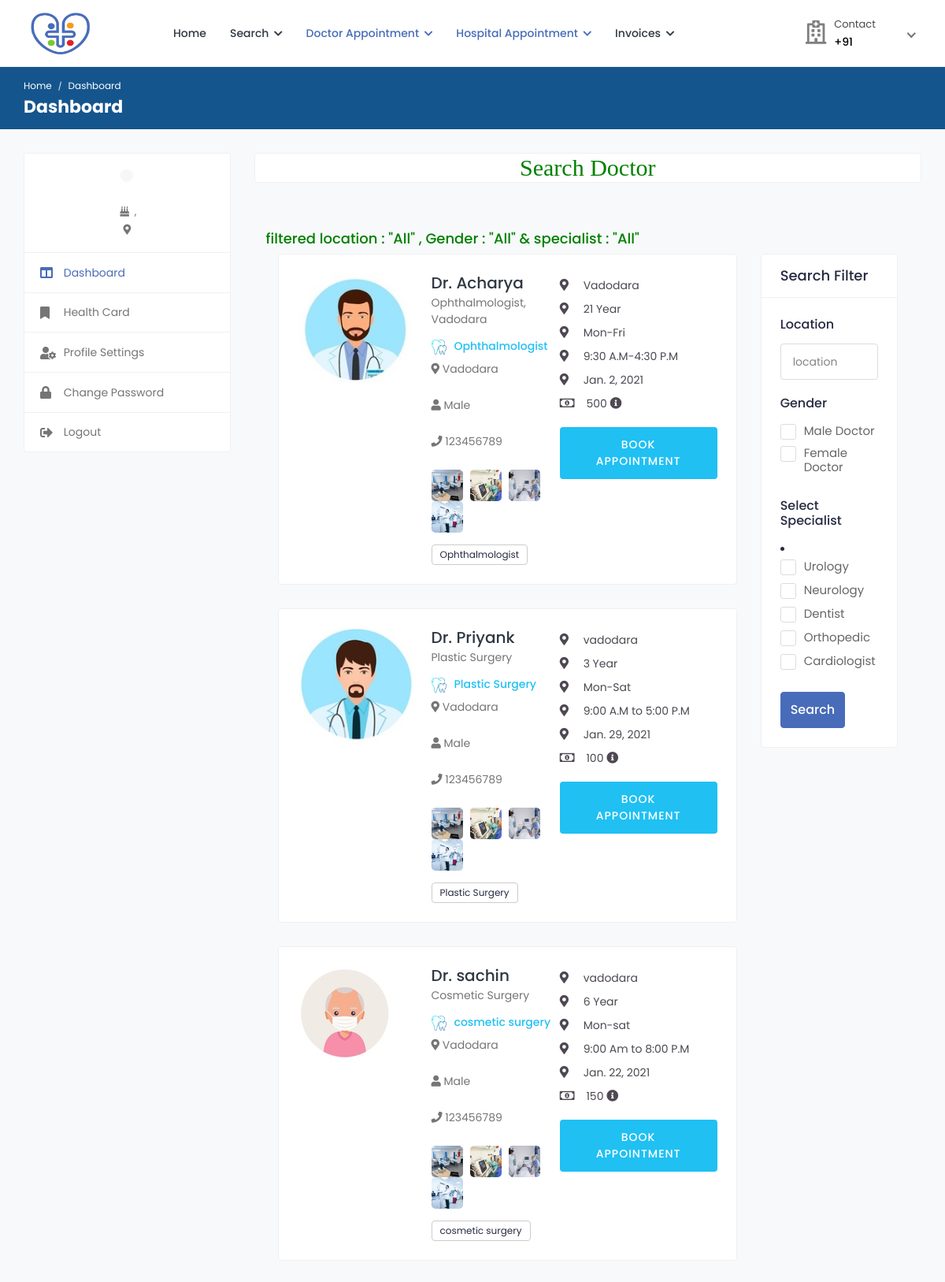
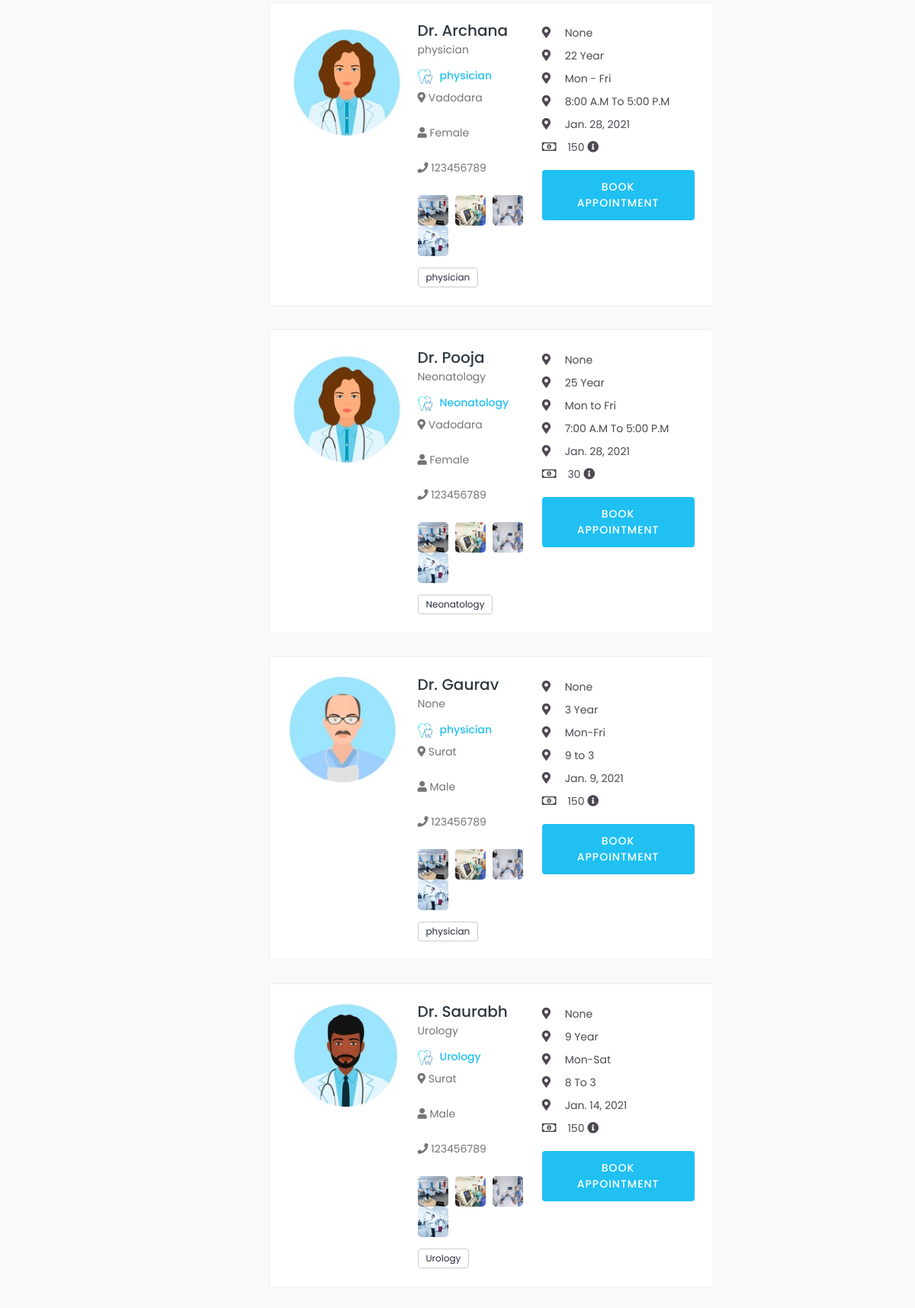
Screenshot of /search_doctor (upper part) with the database file from the repository (2 pictures, top to bottom).
### health/models.py (models this page shows, shortened)
class Doctor(models.Model):
    status = models.CharField(max_length=100,null=True)
    user = models.ForeignKey(User, on_delete=models.CASCADE, null=True)
    mobile = models.CharField(max_length=10, null=True)
    address = models.CharField(max_length=100, null=True)
    experience = models.CharField(max_length=100, null=True)
    specialist = models.CharField(max_length=100, null=True)
    service = models.CharField(max_length=100, null=True)
    clinic = models.CharField(max_length=100, null=True)
    cl_address = models.CharField(max_length=100, null=True)
    daystiming = models.CharField(max_length=100, null=True)
    timing = models.CharField(max_length=100, null=True)
    price = models.CharField(max_length=100, null=True)
    dob = models.DateField(null=True)
    gender = models.CharField(max_length=100,choices=gender,null=True)
    biography = models.TextField(null=True)
    image = models.FileField(null=True)

### health/views.py (the view, shortened to what this page needs)
# urls.py: path('search_doctor', search_doctor,name="search_doctor"),
def search_doctor(request):
    data = Doctor.objects.all()
    l = "All"
    g = "All"
    s = "All"
    d={'data':data,'l':l,'g':g,'s':s}
    return render(request,'patient/search_doctor.html',d)

### health/templates/patient/search_doctor.html (shortened to what this page needs)
{% extends 'patient/sidebar.html' %}
{% load static %}
{% block b %}
<h2 style="font-family:roman;color:green" align="center" class="card">Search Doctor</h2>
<div class="content">
				<div class="container-fluid">
					<div class="row">
		<h4 style="color:green"> filtered location : "{{l}}" , Gender : "{{g}}" & specialist : "{{s}}"</h4>
                        <div class="col-md-8 col-lg-8 col-xl-9">
{% for i in data %}
							<div class="card">
								<div class="card-body">
									<div class="doctor-widget">
										<div class="doc-info-left">
											<div class="doctor-img">
												<a href="doctor-profile.html">
                                                    {% if i.image %}
													<img src="{{i.image.url}}" class="img-fluid" alt="User Image">
                                                    {% endif %}
												</a>
											</div>
											<div class="doc-info-cont">
												<h4 class="doc-name"><a href="doctor-profile.html">Dr. {{i.user.first_name}}</a></h4>
												<p class="doc-speciality">{{i.biography}}</p>
												<h5 class="doc-department"><img src="{% static 'user/img/specialities/specialities-05.png' %}" class="img-fluid" alt="Speciality">{{i.specialist}}</h5>
												<div class="clinic-details">
													<p class="doc-location"><i class="fas fa-map-marker-alt"></i> {{i.cl_address}}</p>
													<p class="doc-location"><i class="fas fa-user"></i> {{i.gender}}</p>
													<p class="doc-location"><i class="fas fa-phone"></i> {{i.mobile}}</p>
													<ul class="clinic-gallery">
														<li>
															<a href="{% static 'user/img/features/feature-01.jpg' %}" data-fancybox="gallery">
																<img src="{% static 'user/img/features/feature-01.jpg' %}" alt="Feature">
															</a>
														</li>
														<li>
															<a href="{% static 'user/img/features/feature-02.jpg' %}" data-fancybox="gallery">
																<img  src="{% static 'user/img/features/feature-02.jpg' %}" alt="Feature">
															</a>
														</li>
														<li>
															<a href="{% static 'user/img/features/feature-03.jpg' %}" data-fancybox="gallery">
																<img src="{% static 'user/img/features/feature-03.jpg' %}" alt="Feature">
															</a>
														</li>
														<li>
															<a href="{% static 'user/img/features/feature-04.jpg' %}" data-fancybox="gallery">
																<img src="{% static 'user/img/features/feature-04.jpg' %}" alt="Feature">
															</a>
														</li>
													</ul>
												</div>
												<div class="clinic-services">
													<span>{{i.specialist}}</span>
												</div>
											</div>
										</div>
										<div class="doc-info-right">
											<div class="clini-infos">
												<ul>
													<li><i class="fas fa-map-marker-alt"></i>{{i.address}}</li>
													<li><i class="fas fa-map-marker-alt"></i>{{i.experience}} Year</li>
													<li><i class="fas fa-map-marker-alt"></i>{{i.daystiming}}</li>
													<li><i class="fas fa-map-marker-alt"></i>{{i.timing}}</li>
													<li><i class="fas fa-map-marker-alt"></i>{{i.dob}}</li>
													<li><i class="far fa-money-bill-alt"></i> {{i.price}} <i class="fas fa-info-circle" data-toggle="tooltip" title="Lorem Ipsum"></i> </li>
												</ul>
											</div>
											<div class="clinic-booking">
												<a class="apt-btn" href="{% url 'appointment' i.id %}">Book Appointment</a>
											</div>
										</div>
									</div>
								</div>
							</div>
	{% endfor %}
						</div>
                        <div class="col-md-4 col-lg-4 col-xl-3">
							<form action="" method="post" enctype="multipart/form-data">
							<div class="card search-filter">
								<div class="card-header">
									<h4 class="card-title mb-0">Search Filter</h4>
								</div>
								<div class="card-body">
								<div class="filter-widget">
									<h4>Location</h4>
									<div class="">
										<input type="text" class="form-control" placeholder="location" name="location">
									</div>
								</div>
								<div class="filter-widget">
									<h4>Gender</h4>
									<div>
										<label class="custom_check">
											<span class="checkmark"></span> Male Doctor
										</label>
									</div>
									<div>
										<label class="custom_check">
											<span class="checkmark"></span> Female Doctor
										</label>
									</div>
								</div>
								<div class="filter-widget">
									<h4>Select Specialist</h4>
									<li>
									<div>
										<label class="custom_check">
											<span class="checkmark"></span> Urology
										</label>
									</div>
									<div>
										<label class="custom_check">
											<span class="checkmark"></span> Neurology
										</label>
									</div>
									<div>
										<label class="custom_check">
											<span class="checkmark"></span> Dentist
										</label>
									</div>
									<div>
										<label class="custom_check">
											<span class="checkmark"></span> Orthopedic
										</label>
									</div>
									<div>
										<label class="custom_check">
											<span class="checkmark"></span> Cardiologist
										</label>
									</div>
								</div></li>
									<div class="btn-search">
										<button type="submit" class="btn btn-primary">Search</button>
									</div>
								</div>
							</div>
							</form>
						</div>
                    </div>
                </div></div>
{% endblock %}

### rows the page displays
Doctor: image (picture), user.first_name "Acharya", biography "Ophthalmologist, Vadodara", specialist "Ophthalmologist", cl_address "Vadodara", gender "Male", mobile "123456789", address "Vadodara", experience "21", daystiming "Mon-Fri", timing "9:30 A.M-4:30 P.M", dob "Jan. 2, 2021", price "500"
Doctor: image (picture), user.first_name "Priyank", biography "Plastic Surgery", specialist "Plastic Surgery", cl_address "Vadodara", gender "Male", mobile "123456789", address "vadodara", experience "3", daystiming "Mon-Sat", timing "9:00 A.M to 5:00 P.M", dob "Jan. 29, 2021", price "100"
Doctor: image (picture), user.first_name "sachin", biography "Cosmetic Surgery", specialist "cosmetic surgery", cl_address "Vadodara", gender "Male", mobile "123456789", address "vadodara", experience "6", daystiming "Mon-sat", timing "9:00 Am to 8:00 P.M", dob "Jan. 22, 2021", price "150"
Doctor: image (picture), user.first_name "Archana", biography "physician", specialist "physician", cl_address "Vadodara", gender "Female", mobile "123456789", address "None", experience "22", daystiming "Mon - Fri", timing "8:00 A.M To 5:00 P.M", dob "Jan. 28, 2021", price "150"
Doctor: image (picture), user.first_name "Pooja", biography "Neonatology", specialist "Neonatology", cl_address "Vadodara", gender "Female", mobile "123456789", address "None", experience "25", daystiming "Mon to Fri", timing "7:00 A.M To 5:00 P.M", dob "Jan. 28, 2021", price "30"
Doctor: image (picture), user.first_name "Gaurav", biography "None", specialist "physician", cl_address "Surat", gender "Male", mobile "123456789", address "None", experience "3", daystiming "Mon-Fri", timing "9 to 3", dob "Jan. 9, 2021", price "150"
Doctor: image (picture), user.first_name "Saurabh", biography "Urology", specialist "Urology", cl_address "Surat", gender "Male", mobile "123456789", address "None", experience "9", daystiming "Mon-Sat", timing "8 To 3", dob "Jan. 14, 2021", price "150"

### other values shown
{{ l }} "All"
{{ g }} "All"
{{ s }} "All"
